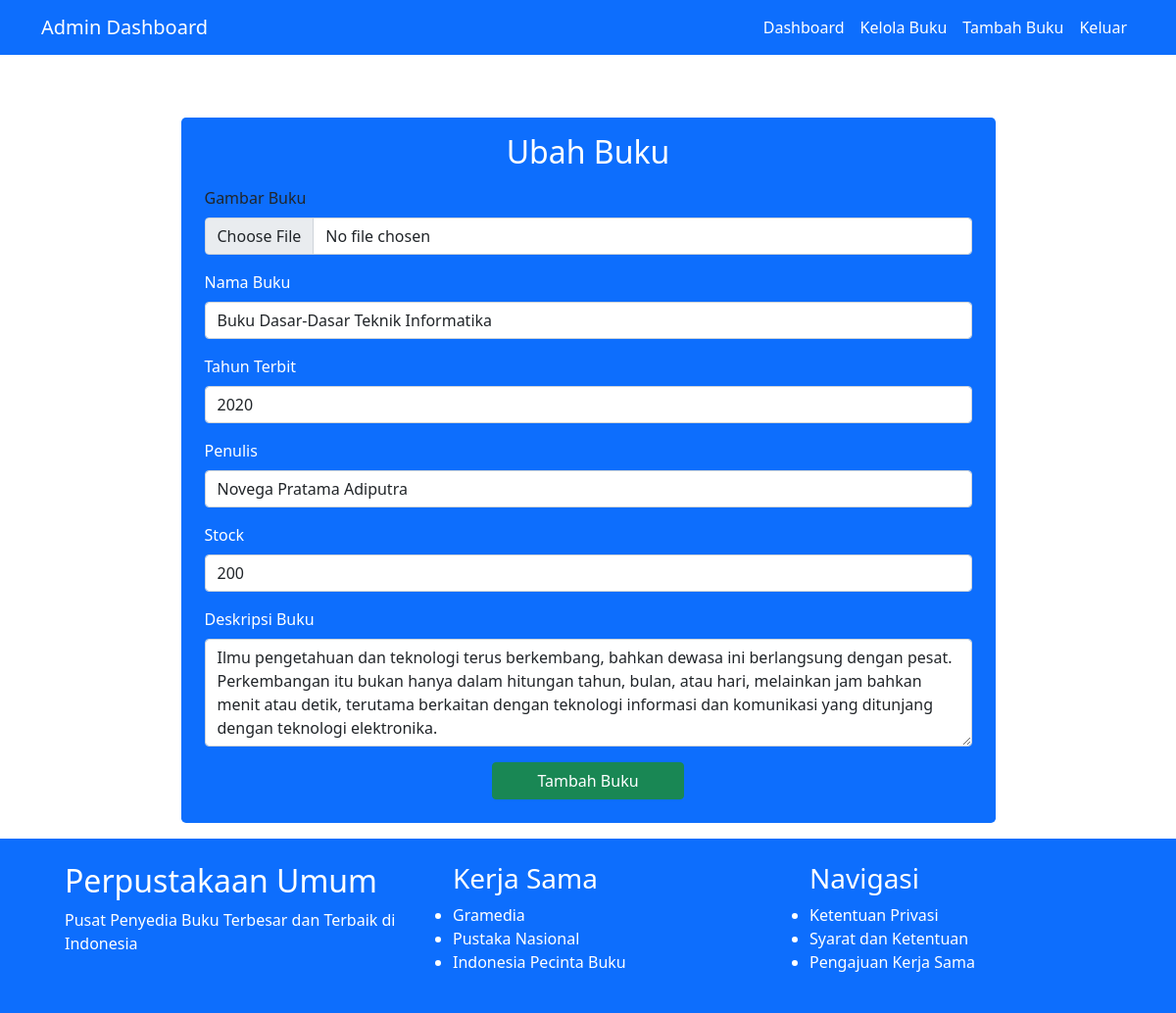
Page /admin/ubahbuku.php?id_buku=6 (signed in) on the committed database.
### tables this page shows
CREATE TABLE `buku` (
  `id_buku` int NOT NULL,
  `gambar_buku` varchar(255) NOT NULL,
  `nama_buku` varchar(255) NOT NULL,
  `terbit` year NOT NULL,
  `penulis` varchar(100) NOT NULL,
  `stock` int NOT NULL,
  `deskripsi` text
);

### admin/views/ubahbuku.views.php (called while the page is built)
<?php
require('../koneksi.php');
require('partials/header/header.php');
require('partials/navigasi/navigasi.php');
require('partials/ubahbuku/ubahbuku.php');
require('partials/footer/footer.php');

### admin/ubahbuku.php (called while the page is built)
<?php
require('../admin/views/ubahbuku.views.php');

### koneksi.php (called while the page is built, shortened)
<?php
$host = 'localhost';
$db = 'perpustakaan_umum';
$user = 'root';
$pass = '';
$conn = new mysqli($host, $user, $pass, $db);
function query($query)
{
    global $conn;
    $hasil =  mysqli_query($conn, $query);
    $baris = [];
    while ($bari = mysqli_fetch_assoc($hasil)) {
        $baris[] = $bari;
    }
    return $baris;
}

### admin/views/partials/ubahbuku/ubahbuku.php (the view, shortened to what this page needs)
<?php
$id_buku = $_GET["id_buku"];
$buku = query("SELECT * FROM buku WHERE id_buku = $id_buku")[0];
?>
<div class="container-fluid">
    <div class="container mt-5 p-3">
        <div class="rounded-3 p-3 bg-primary mx-auto w-75">
            <h2 class="text-center text-white">Ubah Buku</h2>
            <div class="p-2">
                <form action="#" method="POST" enctype="multipart/form-data">
                    <div class="mb-3">
                        <label for="gambar_buku" class="form-label">Gambar Buku</label>
                        <input type="file" class="form-control" id="gambar_buku" name="gambar_buku" autofocus autocomplete="off">
                    </div>
                    <div class="mb-3">
                        <label for="nama_buku" class="form-label text-white">Nama Buku</label>
                        <input type="text" class="form-control" id="nama_buku" name="nama_buku" value="<?= $buku["nama_buku"]; ?>" autocomplete="off" required />
                    </div>
                    <div class="mb-3">
                        <label for="terbit" class="form-label text-white">Tahun Terbit</label>
                        <input type="number" class="form-control" id="terbit" name="terbit" min="1000" max="9999" value="<?= $buku["terbit"]; ?>" autocomplete="off" required />
                    </div>
                    <div class="mb-3">
                        <label for="penulis" class="form-label text-white">Penulis</label>
                        <input type="text" class="form-control" id="penulis" name="penulis" value="<?= $buku["penulis"]; ?>" autocomplete="off" required />
                    </div>
                    <div class="mb-3">
                        <label for="stock" class="form-label text-white">Stock</label>
                        <input type="number" class="form-control" id="stock" name="stock" min="0" value="<?= $buku["stock"]; ?>" autocomplete="off" required />
                    </div>
                    <div class="mb-3">
                        <label for="deskripsi" class="form-label text-white">Deskripsi Buku</label>
                        <textarea class="form-control" id="deskripsi" name="deskripsi" rows="4" required><?= $buku["deskripsi"]; ?></textarea>
                    </div>
                    <div class="d-grid gap-2 w-25 mx-auto rounded-3">
                        <button type="submit" name="submit" class="btn btn-success">Tambah Buku</button>
                    </div>
                </form>
            </div>
        </div>
    </div>
</div>

### admin/views/partials/header/header.php (shortened to what this page needs)
<!DOCTYPE html>
<html lang="en">
<head>
    <link rel="stylesheet" href="../bootstrap/css/bootstrap.min.css">
</head>
<body>

### admin/views/partials/navigasi/navigasi.php (shortened to what this page needs)
<nav class="navbar navbar-expand-lg navbar-light bg-primary">
    <div class="container">
        <a class="navbar-brand text-white font-bold" href="#">Admin Dashboard</a>
        <div class="collapse navbar-collapse" id="navbarSupportedContent">
            <ul class="navbar-nav ms-auto mb-2 mb-lg-0">
                <li class="nav-item">
                    <a class="nav-link active text-white" aria-current="page" href="index.php">Dashboard</a>
                </li>
                <li class="nav-item">
                    <a class="nav-link text-white" href="kelolabuku.php">Kelola Buku</a>
                </li>
                <li class="nav-item">
                    <a class="nav-link text-white" href="tambahbuku.php">Tambah Buku</a>
                </li>
                <li class="nav-item">
                    <a class="nav-link text-white" href="../logout.php">Keluar</a>
                </li>
            </ul>
        </div>
    </div>
</nav>

### admin/views/partials/footer/footer.php (shortened to what this page needs)
<footer class="container-fluid bg-primary">
    <div class="container p-4">
        <div class="row mx-auto">
            <div class="col">
                <h2 class="text-white font-bold">Perpustakaan Umum</h2>
                <p class="text-white">Pusat Penyedia Buku Terbesar dan Terbaik di Indonesia</p>
            </div>
            <div class="col">
                <ul class="text-white font-bold">
                    <h3>Kerja Sama</h3>
                    <li>Gramedia</li>
                    <li>Pustaka Nasional</li>
                    <li>Indonesia Pecinta Buku</li>
                </ul>
            </div>
            <div class="col">
                <ul class="text-white">
                    <h3>Navigasi</h3>
                    <li>Ketentuan Privasi</li>
                    <li>Syarat dan Ketentuan</li>
                    <li>Pengajuan Kerja Sama</li>
                </ul>
            </div>
        </div>
    </div>
</footer>
</body>
</html>

### rows in the picture
buku: nama_buku "Buku Dasar-Dasar Teknik Informatika", terbit "2020", penulis "Novega Pratama Adiputra", stock "200", deskripsi "Ilmu pengetahuan dan teknologi terus berkembang, bahkan dewasa ini berlangsung dengan pesat. Perkembangan itu bukan hanya dalam hitungan tahun, bulan, atau hari, melainkan jam bahkan menit atau detik, terutama berkaitan dengan teknologi informasi dan komunikasi yang ditunjang dengan teknologi elektronika."
